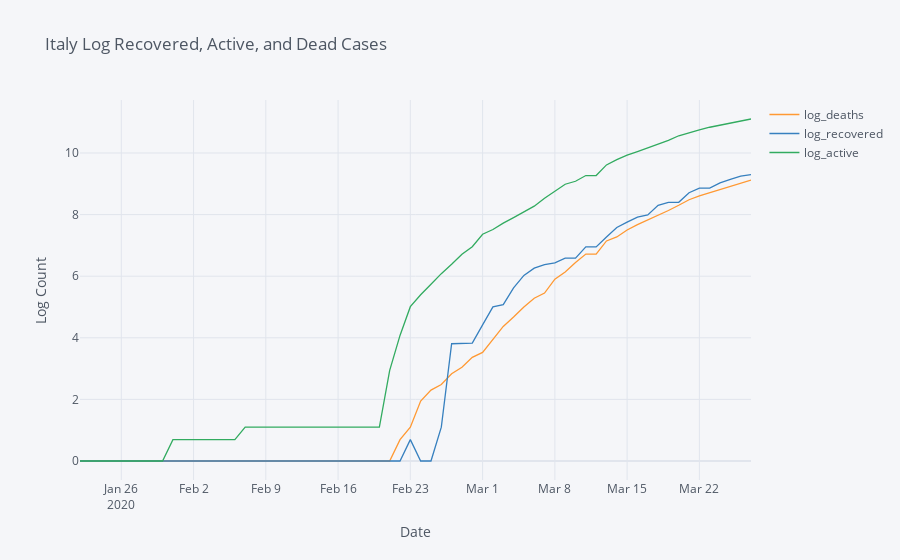

Notebook code cell kept with this figure:
### Code cell
reduced_italy = groupByDay(italy)

reduced_italy[['log_deaths','log_recovered','log_active']].iplot(mode = "lines",title = "Italy Log Recovered, Active, and Dead Cases",xTitle = "Date",
                    yTitle= "Log Count")
